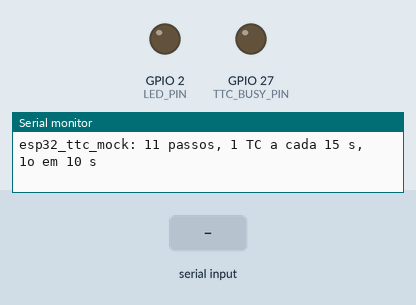
Recording of a sketch running on a simulated ESP32. On the bench: output pins drawn as LEDs (lit = HIGH), the last lines printed to the serial monitor. The test bench sets the inputs (shaded band).

Above: at 1.2 s.
1.3 s: "T" received over the second serial link
At 10.07 s:
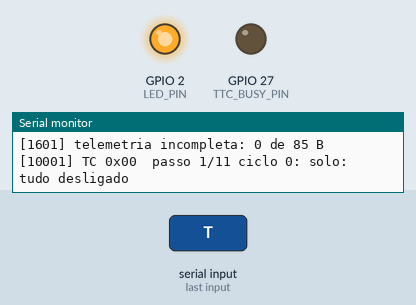
Timing chart, 0 to 11.5 s (numbered marks = the images above; inputs shaded):
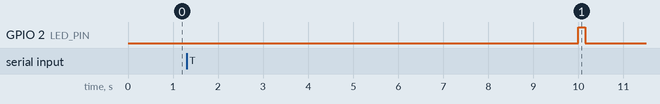

The sketch:

esp32_ttc_mock.ino
```cpp
// esp32_ttc_mock — ESP32 simulando o TT&C do CubeSat na bancada do OBC (roda sozinho, sem PC).
//
// Faz, do lado do OBC, o que o cubesat_ttc faz (TTC-Hermes/docs/detalhamento_ttc.md §5):
//   - entrega telecomandos de 1 byte (0x00..0x0F) na USART1 do OBC, como se viessem da estação de solo;
//   - recebe a telemetria 'T' + Telemetry_t que o OBC manda a cada ciclo de housekeeping.
// Os telecomandos seguem um roteiro fixo de "passagem do solo" (ROTEIRO abaixo), que se repete.
// O painel da bancada (bridge/obc.mjs, TTC_SCRIPT) conhece o mesmo roteiro: mantenha os dois iguais.
//
// Ligação (3,3 V, GND comum obrigatório):
//   ESP32 GPIO17 (TX2) -> Nucleo D2 (PA10, USART1_RX)
//   ESP32 GPIO16 (RX2) <- Nucleo D8 (PA9,  USART1_TX)
//   Alimentação sem o USB do PC: ESP32 VIN <- Nucleo 5V, GND <- GND.
//
// LED azul (GPIO2): pulso longo = TC enviado; piscada curta = telemetria recebida.
// GPIO27 = TTC_BUSY, como no cubesat_ttc: alto enquanto o TT&C escreve no OBC e por mais 2 ms.
// Se o USB estiver ligado, um log sai em 115200 (só para depuração; o painel não depende dele).
#include <Arduino.h>

#define OBC_RX_PIN 16
#define OBC_TX_PIN 17
#define OBC_BAUD 9600            // Notion: todas as UARTs a 9600
#define TTC_BUSY_PIN 27
#define LED_PIN 2
#define TELEMETRY_SIZE 85        // corpo após o 'T' (customTypes.h da branch code_state_machine)
#define FRAME_GAP_MS 300

#define START_DELAY_MS 10000     // espera o OBC subir antes do 1º comando
#define STEP_INTERVAL_MS 15000   // um telecomando a cada 15 s

// Deploy: neste firmware do OBC a task é um esqueleto (sem GPIO). Quando o deploy real for implementado,
// troque para 0 antes de usar a bancada com o mecanismo montado.
#define ENVIAR_DEPLOY 1

struct Passo {
  uint8_t tc;
  const char *descricao;
};

// Roteiro da passagem simulada. O telecomando é um vetor de estado (bit0 Mission, bit1 Deploy,
// bit2 Detumbling, bit3 Pointing): bit ausente = desliga a função.
const Passo ROTEIRO[] = {
  {0x00, "solo: tudo desligado"},
  {0x04, "liga detumbling"},
  {0x00, "desliga tudo"},
  {0x08, "liga pointing (azimute)"},
  {0x00, "desliga pointing"},
  {0x01, "liga missao ADS-B"},
  {0x00, "desliga tudo"},
  {0x0C, "detumbling + pointing (detumbling tem prioridade)"},
  {0x09, "pointing + missao"},
  {0x00, "desliga tudo"},
#if ENVIAR_DEPLOY
  {0x02, "deploy da antena (so executa 1x por boot do OBC)"},
#endif
};
const size_t N_PASSOS = sizeof(ROTEIRO) / sizeof(ROTEIRO[0]);

HardwareSerial Obc(2);

size_t passo = 0;
uint32_t ciclo = 0;
uint32_t proximoTc = 0;
uint32_t busyAte = 0, ledAte = 0;

// recepção da telemetria
bool emQuadro = false;
uint8_t corpo[TELEMETRY_SIZE];
size_t nCorpo = 0;
uint32_t ultimoByte = 0;
uint32_t nTelemetria = 0, nIncompletos = 0, nBytes = 0;

void led(uint16_t ms) { digitalWrite(LED_PIN, HIGH); ledAte = millis() + ms; }

void enviaTc(const Passo &p) {
  digitalWrite(TTC_BUSY_PIN, HIGH);
  Obc.write(p.tc);
  Obc.flush();
  busyAte = millis() + 2;
  led(150);
  Serial.printf("[%lu] TC 0x%02X  passo %u/%u ciclo %lu: %s\n", (unsigned long)millis(), p.tc,
                (unsigned)(passo + 1), (unsigned)N_PASSOS, (unsigned long)ciclo, p.descricao);
}

void fimQuadro(bool completo) {
  if (completo) {
    nTelemetria++;
    led(40);
    // hora do RTC do OBC nos 3 primeiros bytes (hora, minuto, segundo)
    Serial.printf("[%lu] telemetria #%lu recebida (%02u:%02u:%02u no RTC do OBC)\n", (unsigned long)millis(),
                  (unsigned long)nTelemetria, corpo[0], corpo[1], corpo[2]);
  } else {
    nIncompletos++;
    Serial.printf("[%lu] telemetria incompleta: %u de %u B\n", (unsigned long)millis(), (unsigned)nCorpo,
                  (unsigned)TELEMETRY_SIZE);
  }
  emQuadro = false;
  nCorpo = 0;
}

void setup() {
  pinMode(LED_PIN, OUTPUT);
  pinMode(TTC_BUSY_PIN, OUTPUT);
  digitalWrite(TTC_BUSY_PIN, LOW);
  Serial.begin(115200);
  Obc.begin(OBC_BAUD, SERIAL_8N1, OBC_RX_PIN, OBC_TX_PIN);
  Obc.setRxBufferSize(512);
  proximoTc = millis() + START_DELAY_MS;
  Serial.printf("\nesp32_ttc_mock: %u passos, 1 TC a cada %u s, 1o em %u s\n", (unsigned)N_PASSOS,
                STEP_INTERVAL_MS / 1000, START_DELAY_MS / 1000);
}

void loop() {
  uint32_t agora = millis();

  while (Obc.available()) {
    uint8_t b = Obc.read();
    nBytes++;
    ultimoByte = agora;
    if (emQuadro) {
      corpo[nCorpo++] = b;
      if (nCorpo == TELEMETRY_SIZE) fimQuadro(true);
    } else if (b == 'T') {
      emQuadro = true;
      nCorpo = 0;
    }
  }
  if (emQuadro && agora - ultimoByte > FRAME_GAP_MS) fimQuadro(false);

  if ((int32_t)(agora - proximoTc) >= 0) {
    enviaTc(ROTEIRO[passo]);
    passo++;
    if (passo == N_PASSOS) { passo = 0; ciclo++; }
    proximoTc = agora + STEP_INTERVAL_MS;
  }

  if (busyAte && agora >= busyAte) { digitalWrite(TTC_BUSY_PIN, LOW); busyAte = 0; }
  if (ledAte && agora >= ledAte) { digitalWrite(LED_PIN, LOW); ledAte = 0; }
}
```
